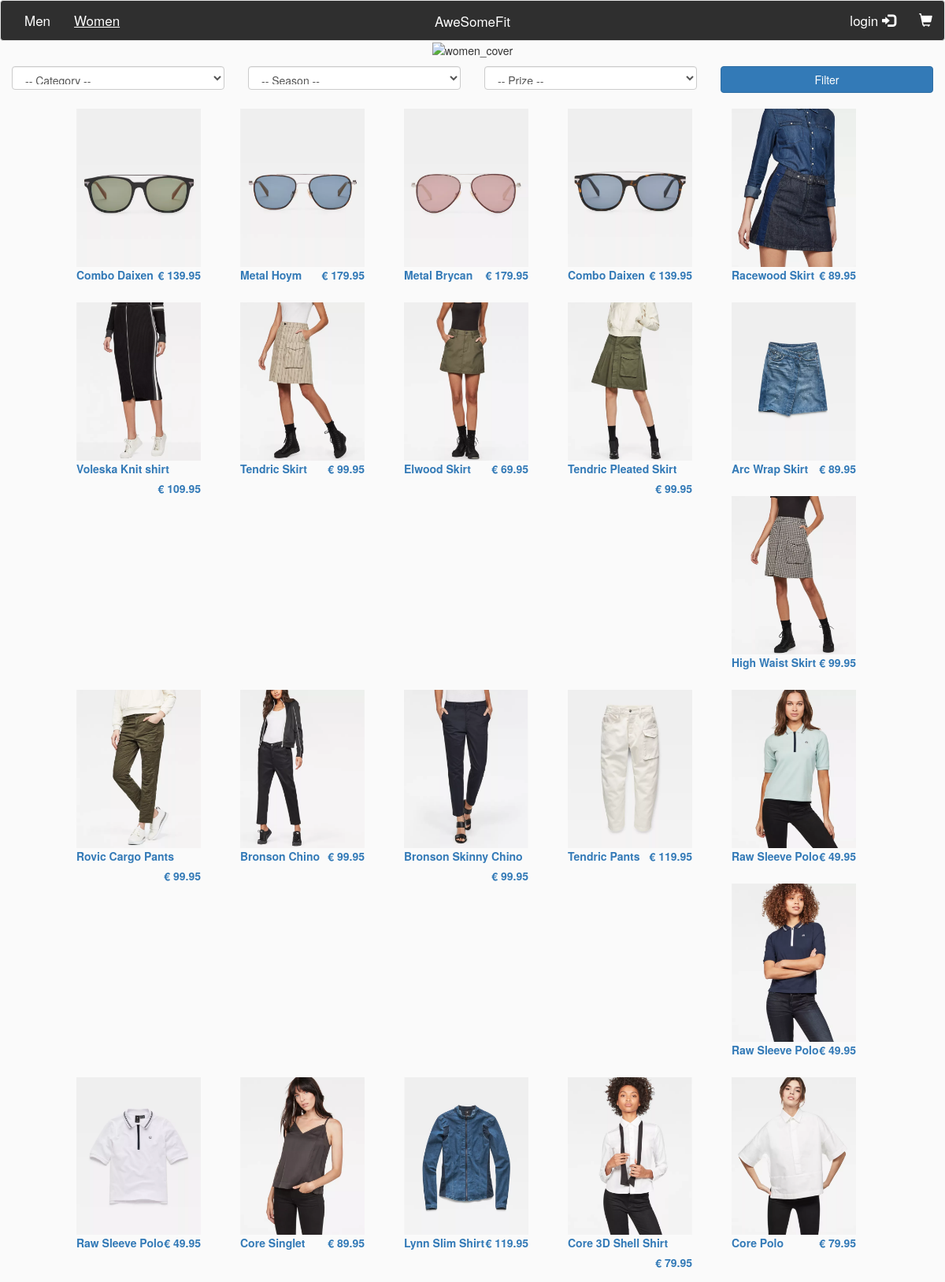
The page /index.php/browse/openwomen on the database its author committed.
### tables this page shows
CREATE TABLE `product` (
  `product_id` int(11) NOT NULL,
  `product_name` varchar(45) NOT NULL,
  `product_description` varchar(160) NOT NULL,
  `product_gender` enum('man','woman','unisex') NOT NULL,
  `product_price` float(5,2) NOT NULL,
  `product_type` enum('T-Shirt','Pants','Skirt','Shirt','Eyewear') NOT NULL,
  `product_season` enum('SS','FW','ND') NOT NULL
);

### application/controllers/Browse.php (called while the page is built, shortened)
<?php
class Browse extends CI_Controller {
	public function __construct() {
        $this->load->helper('url_helper');
        $this->load->helper('url');
        $this->load->model('products_model');
        $this->load->library('session');
    }
    public function openwomen() {
        $data['allproducts'] = $this->products_model->get_women_types();
        $data['products'] = $this->products_model->get_products_women();
		$this->load->view('women', $data);
	}
}

### index.php (called while the page is built, shortened)
<?php
require_once BASEPATH.'core/CodeIgniter.php';

### application/models/Products_model.php (called while the page is built, shortened)
<?php
class Products_model extends CI_Model {
    public function get_women_types() {
        $this->db->group_by('product_type');
        $query = $this->db->get_where('product', "(product_gender = 'woman' OR product_gender = 'unisex')");
        return $query->result_array();
    }
        public function get_products_women() {
            $query = $this->db->get_where('product', "(product_gender = 'woman' OR product_gender = 'unisex')");
            return $query->result_array();
        }
}

### application/views/women.php (the view, shortened to what this page needs)
<!DOCTYPE html>
<html>
<head>
    <link rel="stylesheet" href="https://maxcdn.bootstrapcdn.com/bootstrap/3.3.7/css/bootstrap.min.css">
    <link rel="stylesheet" href="http://localhost/assets/css/global.css">
</head>
<body>
    <nav class="navbar navbar-default" role="navigation">
  <div class="navbar-header">
    <a class="navbar-ASF" href="http://localhost/home">AweSomeFit</a>
  </div>
  <div class="navbar-collapse collapse">
    <ul class="nav navbar-nav navbar-left">
        <li><a href="http://localhost/browse/openmen" style="color: #FFFFFF;" onmouseover="this.style.color='#AAAAAA'" onmouseout="this.style.color='#FFFFFF'">Men</a></li>
        <li><a href="http://localhost/browse/openwomen" style="color: #FFFFFF;" onmouseover="this.style.color='#AAAAAA'" onmouseout="this.style.color='#FFFFFF'"><u>Women</u></a></li>
    </ul>
    <ul class="nav navbar-nav navbar-right">
     <?php if(isset($_SESSION["user_id"])) {
        echo "<li><a href=\"http://localhost/profile/open_profile\" style=\"color: #FFFFFF;\" onmouseover=\"this.style.color='#AAAAAA'\" onmouseout=\"this.style.color='#FFFFFF'\"><i class=\"glyphicon glyphicon-user\"></i>  Profile</a></li>";
    }
      else {
        echo "<li><a href=\"http://localhost/login\" style=\"color: #FFFFFF;\" onmouseover=\"this.style.color='#AAAAAA'\" onmouseout=\"this.style.color='#FFFFFF'\">login  <i class=\"glyphicon glyphicon-log-in\"></i></a></li>";
      }
    ?>
      <li><a href="http://localhost/cart/open_cart" style="color: #FFFFFF;" onmouseover="this.style.color='#AAAAAA'" onmouseout="this.style.color='#FFFFFF'"><i class="glyphicon glyphicon-shopping-cart"></i></a></li>
    </ul>
  </div>
</nav>
    <div class="col-xs-12 col-sm-12 col-md-12 col-lg-12" align="center" style="margin-bottom: 10px;">
        <img src="http://localhost/assets/img/Women.png" style="width: 100%;" alt="women_cover">
    </div>
    <div class="row" style="margin-left: auto; margin-right: auto; margin-bottom: 10px;">
        <form action="http://localhost/browse/filterwomen"  method="POST">
         <div class="col-xs-12 col-sm-12 col-md-3 col-lg-3">
            <select class="form-control" name="type" style="width: 100%; height: 30px;">
                <option selected>-- Category --</option>
            </select>
        </div>
        <div class="col-xs-12 col-sm-12 col-md-3 col-lg-3">
            <select class="form-control" name="season" style="width: 100%; height: 30px;">
                <option selected>-- Season --</option>
            </select>
        </div>
        <div class="col-xs-12 col-sm-12 col-md-3 col-lg-3">
            <select class="form-control" name="price" style="width: 100%; height: 30px;">
                <option selected>-- Prize --</option>
            </select>
        </div>
        <div class="col-xs-12 col-sm-12 col-md-3 col-lg-3">
            <button type="submit" class="btn btn-primary" style="width: 100%;">Filter</button>
        </div>
    </form>
</div>
<div class="row" style="margin-left: 6%; margin-right: auto;">
    <?php foreach ($products as $product_item): ?>
       <a href = "http://localhost/browse/visualize/<?php echo $product_item['product_id']; ?>">
        <div class="col-xs-12 col-sm-12 col-md-2 col-lg-2" style="margin: 10px;">
           <img src="http://localhost/assets/img/products/<?php echo $product_item['product_id']; ?>.png" style="width: 100%;" alt=""><br>
            <label><?php echo $product_item['product_name']; ?></label>
            <label style="float: right;">€ <?php echo $product_item['product_price']; ?></label>
        </div>
    </a>
    <?php endforeach; ?>
</div>
</body>
</html>

### assets/css/global.css (style rules this page uses)
.navbar { margin-bottom: 0px; }
.navbar-ASF { position: absolute; width: 100%; left: 0; text-align: center; margin:0 auto; }
.navbar { background-color: #2F2F2F; overflow: hidden; }
.navbar a { float: left; display: block; color: #FFFFFF; text-align: center; padding: 14px 16px; text-decoration: none; font-size: 17px; }
body { background-color: #FAFAFA; }
button { background-size: cover; background-color: #eee; }

### rows shown on the page
product: shows a picture, product_name "Combo Daixen", product_price "139.95"
product: shows a picture, product_name "Metal Hoym", product_price "179.95"
product: shows a picture, product_name "Metal Brycan", product_price "179.95"
product: shows a picture, product_name "Combo Daixen", product_price "139.95"
product: shows a picture, product_name "Racewood Skirt", product_price "89.95"
product: shows a picture, product_name "Voleska Knit shirt", product_price "109.95"
product: shows a picture, product_name "Tendric Skirt", product_price "99.95"
product: shows a picture, product_name "Elwood Skirt", product_price "69.95"
product: shows a picture, product_name "Tendric Pleated Skirt", product_price "99.95"
product: shows a picture, product_name "Arc Wrap Skirt", product_price "89.95"
product: shows a picture, product_name "High Waist Skirt", product_price "99.95"
product: shows a picture, product_name "Rovic Cargo Pants", product_price "99.95"
product: shows a picture, product_name "Bronson Chino", product_price "99.95"
product: shows a picture, product_name "Bronson Skinny Chino", product_price "99.95"
product: shows a picture, product_name "Tendric Pants", product_price "119.95"
product: shows a picture, product_name "Raw Sleeve Polo", product_price "49.95"
product: shows a picture, product_name "Raw Sleeve Polo", product_price "49.95"
product: shows a picture, product_name "Raw Sleeve Polo", product_price "49.95"
product: shows a picture, product_name "Core Singlet", product_price "89.95"
product: shows a picture, product_name "Lynn Slim Shirt", product_price "119.95"
product: shows a picture, product_name "Core 3D Shell Shirt", product_price "79.95"
product: shows a picture, product_name "Core Polo", product_price "79.95"
